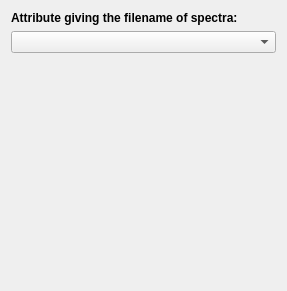
<?xml version="1.0" encoding="UTF-8"?>
<ui version="4.0">
 <class>Form</class>
 <widget class="QWidget" name="Form">
  <property name="geometry">
   <rect>
    <x>0</x>
    <y>0</y>
    <width>287</width>
    <height>291</height>
   </rect>
  </property>
  <property name="windowTitle">
   <string>Form</string>
  </property>
  <layout class="QGridLayout" name="gridLayout">
   <item row="0" column="0">
    <widget class="QLabel" name="label_2">
     <property name="font">
      <font>
       <weight>75</weight>
       <bold>true</bold>
      </font>
     </property>
     <property name="text">
      <string>Attribute giving the filename of spectra:</string>
     </property>
    </widget>
   </item>
   <item row="1" column="0">
    <widget class="QComboBox" name="combo_file_attribute">
     <property name="sizeAdjustPolicy">
      <enum>QComboBox::AdjustToMinimumContentsLength</enum>
     </property>
    </widget>
   </item>
   <item row="2" column="0">
    <spacer name="verticalSpacer">
     <property name="orientation">
      <enum>Qt::Vertical</enum>
     </property>
     <property name="sizeHint" stdset="0">
      <size>
       <width>20</width>
       <height>40</height>
      </size>
     </property>
    </spacer>
   </item>
  </layout>
 </widget>
 <resources/>
 <connections/>
</ui>
